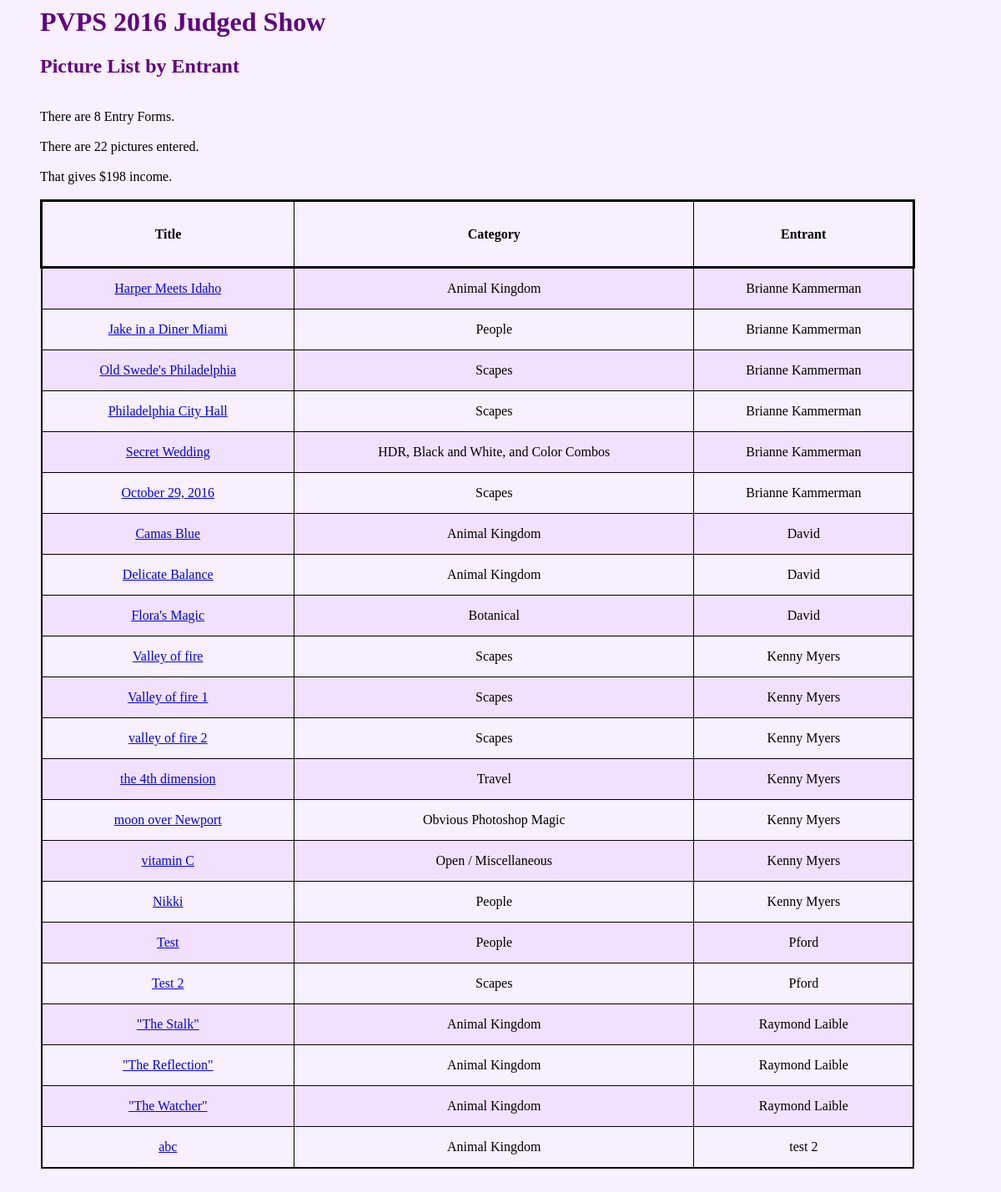
Before: /show_2016/list_pics/entrant with the older database file.
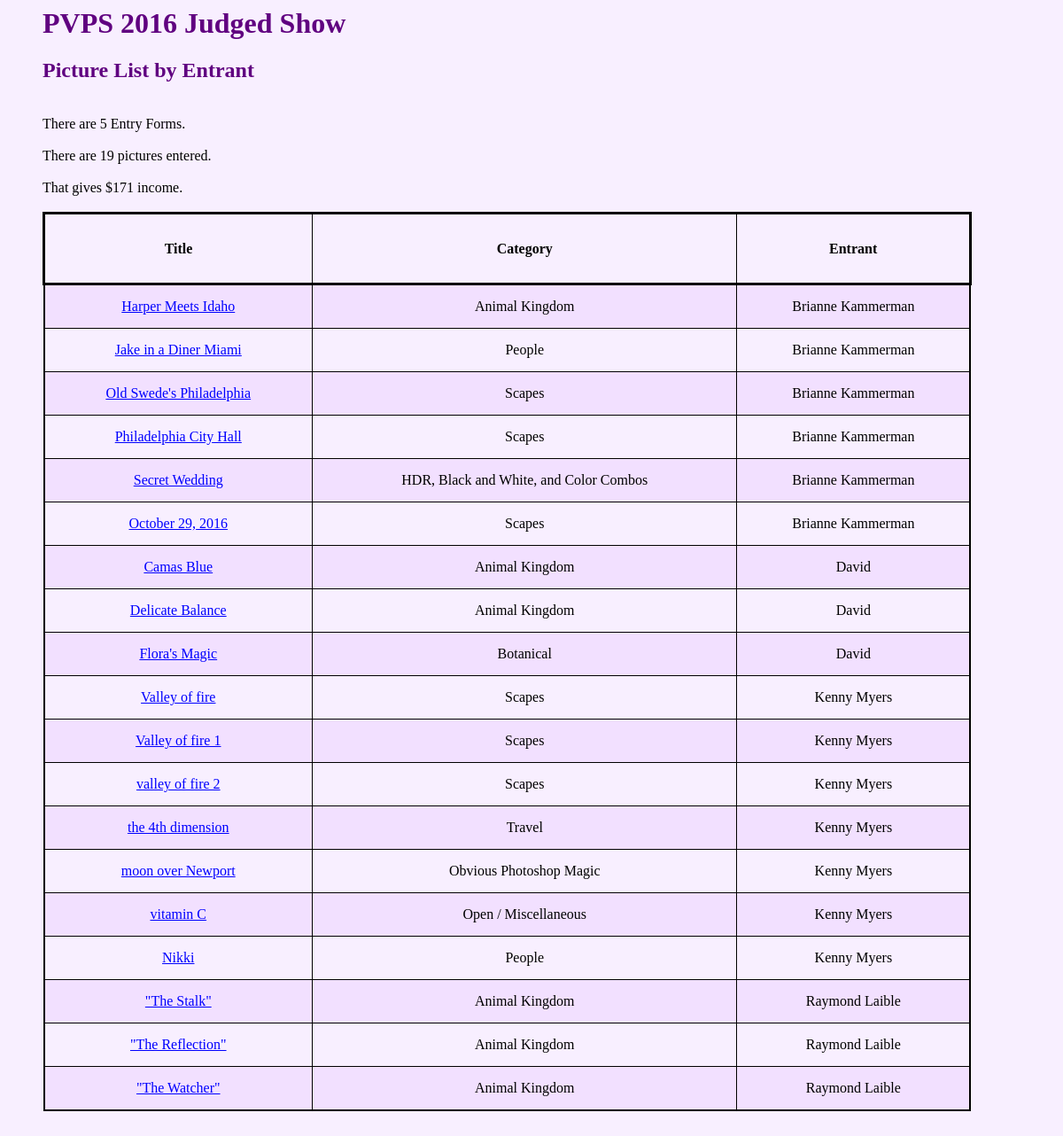
After: the same page with the newer database file.
### show_2016/models.py (models this page shows, shortened)
class Entries( models.Model):
    name = models.CharField( max_length=100 )
    address = models.CharField( max_length=100 )
    city = models.CharField( max_length=100 )
    state = models.CharField( max_length=100 )
    zip = models.CharField( max_length=100 )
    email = models.CharField( max_length=100 )
    phone = models.CharField( max_length=100 )
    pic1_title = models.CharField( max_length=100 )
    pic2_title = models.CharField( max_length=100 )
    pic3_title = models.CharField( max_length=100 )
    pic4_title = models.CharField( max_length=100 )
    pic5_title = models.CharField( max_length=100 )
    pic6_title = models.CharField( max_length=100 )
    pic7_title = models.CharField( max_length=100 )
    pic8_title = models.CharField( max_length=100 )
    pic1_category = models.CharField( max_length=50, default="" )
    pic2_category = models.CharField( max_length=50, default="" )
    pic3_category = models.CharField( max_length=50, default="" )
    pic4_category = models.CharField( max_length=50, default="" )
    pic5_category = models.CharField( max_length=50, default="" )
    pic6_category = models.CharField( max_length=50, default="" )
    pic7_category = models.CharField( max_length=50, default="" )
    pic8_category = models.CharField( max_length=50, default="" )
    pic1_price = models.CharField( max_length=30, default="")
    pic2_price = models.CharField( max_length=30, default="")
    pic3_price = models.CharField( max_length=30, default="")
    pic4_price = models.CharField( max_length=30, default="")
    pic5_price = models.CharField( max_length=30, default="")
    pic6_price = models.CharField( max_length=30, default="")
    pic7_price = models.CharField( max_length=30, default="")
    pic8_price = models.CharField( max_length=30, default="")
    date = models.DateTimeField( default=timezone.now() )
    def name_string( self):
        return self.name
    def num_pics( self):
        n = 0
        if ( len( self.pic1_title) > 1):
            n = n + 1
        if ( len( self.pic2_title) > 1):
            n = n + 1
        if ( len( self.pic3_title) > 1):
            n = n + 1
        if ( len( self.pic4_title) > 1):
            n = n + 1
        if ( len( self.pic5_title) > 1):
            n = n + 1
        if ( len( self.pic6_title) > 1):
            n = n + 1
        if ( len( self.pic7_title) > 1):
            n = n + 1
        if ( len( self.pic8_title) > 1):
            n = n + 1
        return n
    def entry_fee( self):
        return self.num_pics() * 9

### show_2016/views.py (the view)
# urls.py: url( r'^list_pics/(?P<sortkey>[^/]*)$', views.list_pics, name='list_pics'),
def list_pics( request, sortkey):
     piclist = build_pic_list()
     all_pics = piclist[ 'all_pics' ]
     totalpics = piclist[ 'totalpics' ]
     totalentries = piclist[ 'totalentries' ]
     income = piclist[ 'income' ]
     all_rows = all_pics
     if sortkey == 'category':
          all_rows = sorted( all_pics, key=lambda Picture: Picture.category )
     if sortkey == 'entrant' :
          all_rows = sorted( all_pics, key=lambda Picture: Picture.entrant)
     context = { 'all_rows' : all_rows}
     context[ 'totalentries' ] = totalentries
     context[ 'totalpics' ] = totalpics
     context[ 'income' ] = income
     context[ 'sortkey' ] = sortkey.capitalize()
     return render( request, 'show_2016/list_pics.html', context)

### show_2016/templates/show_2016/list_pics.html (shortened to what this page needs)
{% include 'show_2016/base_start.html' %}
<blockquote>
  <h1>PVPS 2016 Judged Show</h1>
  <h2>Picture List by {{ sortkey }}</h2>
  <br>
  There are {{ totalentries }} Entry Forms.<br><br>
  There are {{ totalpics }} pictures entered.<br><br>
  That gives ${{ income }} income.<br>
  <br>
{% if all_rows %}
    {% include 'show_2016/pics_table_start.html' %}
      {% for row in all_rows %}
        {% include 'show_2016/pics_table_one_row.html' %}
      {% endfor %}
    {% include 'show_2016/pics_table_finish.html' %}
{% else %}
  <p>
    There are no entries yet.<br>
  </p>
{% endif %}
</blockquote>

### show_2016/templates/show_2016/pics_table_one_row.html
    <tr class="list">
      <td class="list">
        <a href="../detail/{{row.entry_id}}">{{ row.title }}</a>
      </td><td class="list">
        {{ row.category }}
      </td><td class="list">
        {{ row.entrant }}
      </td>
    </tr>

Changed rows visible on the page:
removed Entries: title "Test" "Test 2", category "People" "Scapes", entrant "Pford" "Pford"
removed Entries: title "abc", category "Animal Kingdom", entrant "test 2"
Other visible differences:
{{ totalentries }}: "8" → "5"
{{ totalpics }}: "22" → "19"
{{ income }}: "198" → "171"
